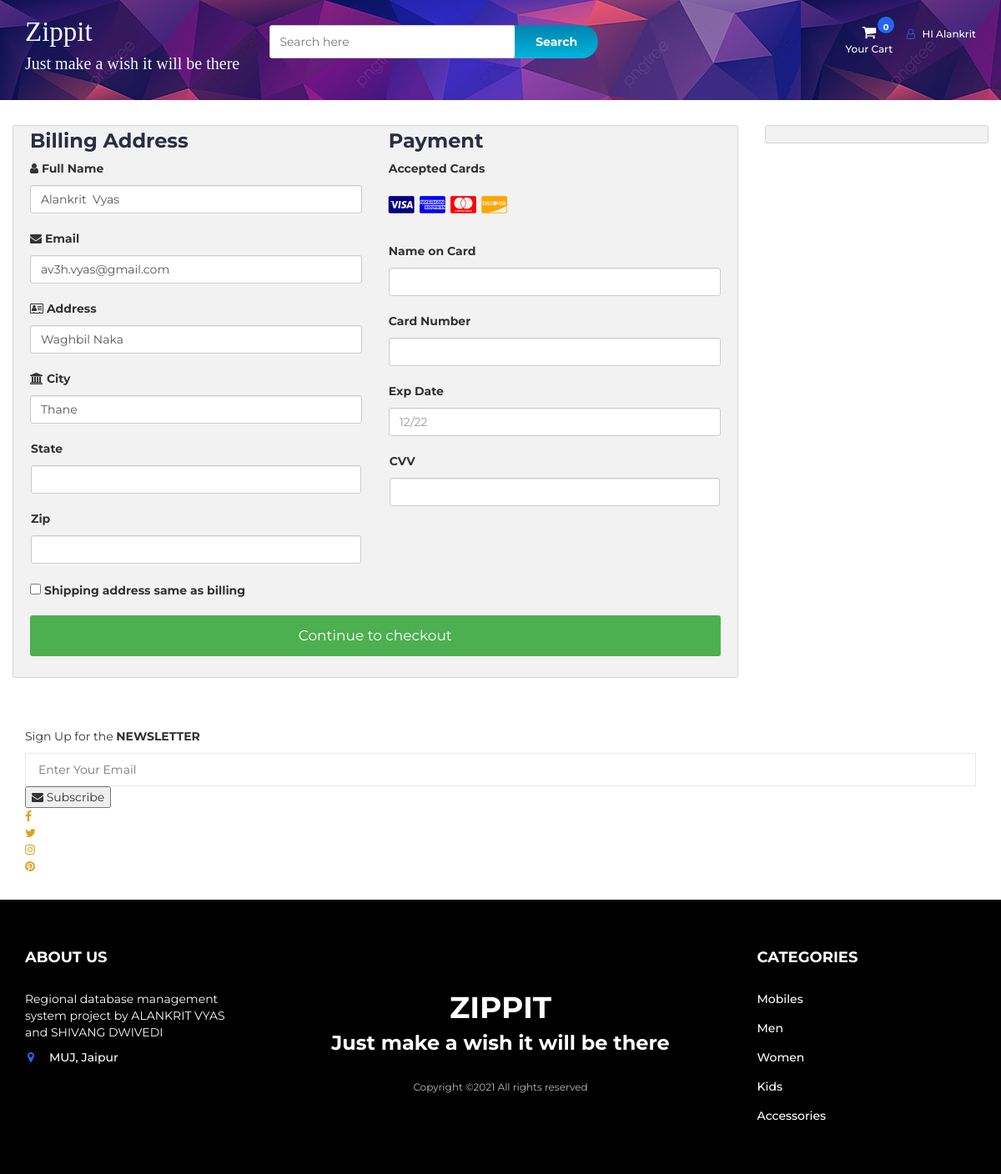
The page /checkout.php (signed in) on the database its author committed.
### tables this page shows
CREATE TABLE `user_info` (
  `user_id` int(10) NOT NULL,
  `first_name` varchar(100) NOT NULL,
  `last_name` varchar(100) NOT NULL,
  `email` varchar(300) NOT NULL,
  `password` varchar(300) NOT NULL,
  `mobile` varchar(10) NOT NULL,
  `address1` varchar(300) NOT NULL,
  `address2` varchar(11) NOT NULL
);

### checkout.php (the view, shortened to what this page needs)
<?php
include "db.php";
include "header.php";
?>
<section class="section">
	<div class="container-fluid">
		<div class="row-checkout">
		<?php
		if(isset($_SESSION["uid"])){
			$sql = "SELECT * FROM user_info WHERE user_id='$_SESSION[uid]'";
			$query = mysqli_query($con,$sql);
			$row=mysqli_fetch_array($query);
		echo'
			<div class="col-75">
				<div class="container-checkout">
				<form id="checkout_form" action="checkout_process.php" method="POST" class="was-validated">
					<div class="row-checkout">
					<div class="col-50">
						<h3>Billing Address</h3>
						<label for="fname"><i class="fa fa-user" ></i> Full Name</label>
						<input type="text" id="fname" class="form-control" name="firstname" pattern="^[a-zA-Z ]+$"  value="'.$row["first_name"].' '.$row["last_name"].'">
						<label for="email"><i class="fa fa-envelope"></i> Email</label>
						<input type="text" id="email" name="email" class="form-control" pattern="^[_a-z0-9-]+(\.[_a-z0-9-]+)*@[a-z0-9]+(\.[a-z]{2,4})$" value="'.$row["email"].'" required>
						<label for="adr"><i class="fa fa-address-card-o"></i> Address</label>
						<input type="text" id="adr" name="address" class="form-control" value="'.$row["address1"].'" required>
						<label for="city"><i class="fa fa-institution"></i> City</label>
						<input type="text" id="city" name="city" class="form-control" value="'.$row["address2"].'" pattern="^[a-zA-Z ]+$" required>
						<div class="row">
						<div class="col-50">
							<label for="state">State</label>
							<input type="text" id="state" name="state" class="form-control" pattern="^[a-zA-Z ]+$" required>
						</div>
						<div class="col-50">
							<label for="zip">Zip</label>
							<input type="text" id="zip" name="zip" class="form-control" pattern="^[0-9]{6}(?:-[0-9]{4})?$" required>
						</div>
						</div>
					</div>
					<div class="col-50">
						<h3>Payment</h3>
						<label for="fname">Accepted Cards</label>
						<div class="icon-container">
						<i class="fa fa-cc-visa" style="color:navy;"></i>
						<i class="fa fa-cc-amex" style="color:blue;"></i>
						<i class="fa fa-cc-mastercard" style="color:red;"></i>
						<i class="fa fa-cc-discover" style="color:orange;"></i>
						</div>
						<label for="cname">Name on Card</label>
						<input type="text" id="cname" name="cardname" class="form-control" pattern="^[a-zA-Z ]+$" required>
						<div class="form-group" id="card-number-field">
                        <label for="cardNumber">Card Number</label>
                        <input type="text" class="form-control" id="cardNumber" name="cardNumber" required>
                    </div>
						<label for="expdate">Exp Date</label>
						<input type="text" id="expdate" name="expdate" class="form-control" pattern="^((0[1-9])|(1[0-2]))\/(\d{2})$" placeholder="12/22"required>
						<div class="row">
						<div class="col-50">
							<div class="form-group CVV">
								<label for="cvv">CVV</label>
								<input type="text" class="form-control" name="cvv" id="cvv" required>
						</div>
						</div>
					</div>
					</div>
					</div>
					<label><input type="CHECKBOX" name="q" class="roomselect" value="conform" required> Shipping address same as billing
					</label>';
					$total=0;
					$total_count=$_POST['total_count'];
				echo'
				<input type="hidden" name="total_count" value="'.$total_count.'">
					<input type="hidden" name="total_price" value="'.$total.'">
					<input type="submit" id="submit" value="Continue to checkout" class="checkout-btn">
				</form>
				</div>
			</div>
			';
		}else{
			echo"<script>window.location.href = 'cart.php'</script>";
		}
		?>
			<div class="col-25">
				<div class="container-checkout">
				</div>
			</div>
		</div>
	</div>
</section>
		<div id="newsletter" class="section">
			<div class="container">
				<div class="row">
					<div class="col-md-12">
						<div class="newsletter">
							<p>Sign Up for the <strong>NEWSLETTER</strong></p>
							<form >
								<input class="input" type="email" placeholder="Enter Your Email">
								<button class="newsletter-btn"><i class="fa fa-envelope"></i> Subscribe</button>
							</form>
							<ul class="newsletter-follow">
								<li>
									<a href="#"><i class="fa fa-facebook"></i></a>
								</li>
								<li>
									<a href="#"><i class="fa fa-twitter"></i></a>
								</li>
								<li>
									<a href="#"><i class="fa fa-instagram"></i></a>
								</li>
								<li>
									<a href="#"><i class="fa fa-pinterest"></i></a>
								</li>
							</ul>
						</div>
					</div>
				</div>
			</div>
		</div>
<?php
include "footer.php";
?>

### header.php (shortened to what this page needs)
<!DOCTYPE html>
<html lang="en">
	<head>
		<link type="text/css" rel="stylesheet" href="css/bootstrap.min.css"/>
		<link type="text/css" rel="stylesheet" href="css/slick.css"/>
		<link type="text/css" rel="stylesheet" href="css/slick-theme.css"/>
		<link type="text/css" rel="stylesheet" href="css/nouislider.min.css"/>
		<link rel="stylesheet" href="css/font-awesome.min.css">
		<link type="text/css" rel="stylesheet" href="css/style.css"/>
		<link type="text/css" rel="stylesheet" href="css/accountbtn.css"/>
    </head>
	<body>
		<header>
			<div id="header">
				<div class="container">
					<div class="row">
						<div class="col-md-3">
							<div class="header-logo">
								<a href="#" class="logo">
								<font style="font-style:normal; font-size: 33px;color: aliceblue;font-family: serif">
                                       Zippit
                                    </font>
                                    <br>
                                    <font style="font-style:normal; font-size: 20px;color: aliceblue;font-family: serif">
                                       Just make a wish it will be there
                                    </font>
								</a>
							</div>
						</div>
						<div class="col-md-6">
							<div class="header-search">
								<form>
									<input class="input" id="search" type="text" placeholder="Search here">
									<button type="submit" id="search_btn" class="search-btn">Search</button>
								</form>
							</div>
						</div>
						<div class="col-md-3 clearfix">
							<div class="header-ctn">
              <ul class="header-links pull-right">
						<li><?php
                             include "db.php";
                            if(isset($_SESSION["uid"])){
                                $sql = "SELECT first_name FROM user_info WHERE user_id='$_SESSION[uid]'";
                                $query = mysqli_query($con,$sql);
                                $row=mysqli_fetch_array($query);
                                echo '
                               <div class="dropdownn">
                                  <a href="#" class="dropdownn" data-toggle="modal" data-target="#myModal" ><i class="fa fa-user-o"></i> HI '.$row["first_name"].'</a>
                                  <div class="dropdownn-content">
                                    <a href="" data-toggle="modal" data-target="#profile"><i class="fa fa-user-circle" aria-hidden="true" ></i>My Profile</a>
                                    <a href="logout.php"  ><i class="fa fa-sign-in" aria-hidden="true"></i>Log out</a>
                                  </div>
                                </div>';
                            }
                                             ?>
                                </li>
					</ul>
								<div class="dropdown">
									<a class="dropdown-toggle" data-toggle="dropdown" aria-expanded="true">
										<i class="fa fa-shopping-cart"></i>
										<span>Your Cart</span>
										<div class="badge qty">0</div>
									</a>
									</div>
							</div>
						</div>
					</div>
				</div>
			</div>
		</header>

### css/style.css (style rules this page uses)
body { font-family: 'Montserrat', sans-serif; font-weight: 400; background-color: white; }
h1, h2, h3, h4, h5, h6 { color: #2B2D42; font-weight: 700; margin: 0 0 10px; }
a { color: goldenrod; font-weight: 500; -webkit-transition: 0.2s color; transition: 0.2s color; }
ul, ol { margin: 0; padding: 0; list-style: none }
.input { height: 40px; padding: 0px 15px; border: 1px solid #E4E7ED; background-color: #FFF; width: 100%; }
.section { padding-top: 30px; padding-bottom: 30px; }
.header-links li { display: inline-block; margin-right: 15px; font-size: 12px; }
.header-links li:last-child { margin-right: 0px; }
.header-links li a { color: #FFF; }
.header-links li i { color: #2467ed; margin-right: 5px; }
#header { padding-top: 15px; padding-bottom: 15px; }
.header-logo { float: left; }
.header-search { padding: 15px 0px; }
.header-search form { position: relative; }
.header-search form .input { width: calc(100% - 260px); margin-right: -4px; }
.header-search form .search-btn { height: 40px; width: 100px; background: #00B4DB; background: -webkit-linear-gradient(to bottom, #0083B0, #00B4DB); background: linear-gradient(to bottom, #0083B0, #00B4DB); color: #FFF; font-weight: 700; border: none; border-radius: 0px 40px 40px 0px; }
.header-ctn { float: right; padding: 15px 0px; }
.header-ctn>div { display: inline-block; }
.header-ctn>div>a { display: block; position: relative; width: 90px; text-align: center; color: #FFF; }
.header-ctn>div>a>i { display: block; font-size: 18px; }
.header-ctn>div>a>span { font-size: 12px; }
.header-ctn>div>a>.qty { position: absolute; right: 15px; top: -10px; width: 20px; height: 20px; line-height: 20px; text-align: center; border-radius: 50%; font-size: 10px; color: #FFF; background-color: #2467ed; }

### css/accountbtn.css (style rules this page uses)
.dropdownn { position: relative; display: inline-block; }

### header.php (style rules this page uses)
#header { background: url(../img/abcd.jpg); }

### checkout.php (style rules this page uses)
.row-checkout { display: -ms-flexbox; display: flex; -ms-flex-wrap: wrap; flex-wrap: wrap; margin: 0 -16px; }
.col-25 { -ms-flex: 25%; flex: 25%; }
.col-50 { -ms-flex: 50%; flex: 50%; }
.col-75 { -ms-flex: 75%; flex: 75%; }
.col-25, .col-50, .col-75 { padding: 0 16px; }
.container-checkout { background-color: #f2f2f2; padding: 5px 20px 15px 20px; border: 1px solid lightgrey; border-radius: 3px; }
input[type=text] { width: 100%; margin-bottom: 20px; padding: 12px; border: 1px solid #ccc; border-radius: 3px; }
label { margin-bottom: 10px; display: block; }
.icon-container { margin-bottom: 20px; padding: 7px 0; font-size: 24px; }
.checkout-btn { background-color: #4CAF50; color: white; padding: 12px; margin: 10px 0; border: none; width: 100%; border-radius: 3px; cursor: pointer; font-size: 17px; }

### rows shown on the page
user_info: first_name "Alankrit", firstname "Alankrit Vyas", email "av3h.vyas@gmail.com", address "Waghbil Naka", city "Thane"
